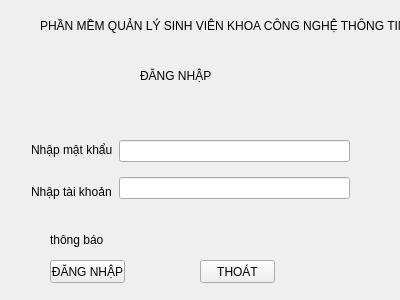
<?xml version="1.0" encoding="UTF-8"?>
<ui version="4.0">
 <class>KhoaCNTT</class>
 <widget class="QWidget" name="KhoaCNTT">
  <property name="geometry">
   <rect>
    <x>0</x>
    <y>0</y>
    <width>400</width>
    <height>300</height>
   </rect>
  </property>
  <property name="windowTitle">
   <string>KhoaCNTT</string>
  </property>
  <widget class="QLabel" name="label">
   <property name="geometry">
    <rect>
     <x>40</x>
     <y>10</y>
     <width>381</width>
     <height>31</height>
    </rect>
   </property>
   <property name="text">
    <string>PHẦN MỀM QUẢN LÝ SINH VIÊN KHOA CÔNG NGHỆ THÔNG TIN</string>
   </property>
  </widget>
  <widget class="QLabel" name="label_2">
   <property name="geometry">
    <rect>
     <x>140</x>
     <y>60</y>
     <width>91</width>
     <height>31</height>
    </rect>
   </property>
   <property name="text">
    <string>ĐĂNG NHẬP</string>
   </property>
  </widget>
  <widget class="QPushButton" name="pushButton">
   <property name="geometry">
    <rect>
     <x>50</x>
     <y>260</y>
     <width>75</width>
     <height>23</height>
    </rect>
   </property>
   <property name="text">
    <string>ĐĂNG NHẬP</string>
   </property>
  </widget>
  <widget class="QPushButton" name="pushButton_2">
   <property name="geometry">
    <rect>
     <x>200</x>
     <y>260</y>
     <width>75</width>
     <height>23</height>
    </rect>
   </property>
   <property name="text">
    <string>THOÁT</string>
   </property>
  </widget>
  <widget class="QLabel" name="thongbao">
   <property name="geometry">
    <rect>
     <x>50</x>
     <y>230</y>
     <width>261</width>
     <height>20</height>
    </rect>
   </property>
   <property name="text">
    <string>thông báo</string>
   </property>
  </widget>
  <widget class="QWidget" name="">
   <property name="geometry">
    <rect>
     <x>20</x>
     <y>120</y>
     <width>341</width>
     <height>101</height>
    </rect>
   </property>
   <layout class="QHBoxLayout" name="horizontalLayout">
    <item>
     <layout class="QVBoxLayout" name="verticalLayout_2">
      <item>
       <widget class="QLabel" name="label_4">
        <property name="text">
         <string>Nhập mật khẩu</string>
        </property>
       </widget>
      </item>
      <item>
       <widget class="QLabel" name="label_3">
        <property name="text">
         <string>Nhập tài khoản</string>
        </property>
       </widget>
      </item>
     </layout>
    </item>
    <item>
     <layout class="QVBoxLayout" name="verticalLayout">
      <item>
       <widget class="QLineEdit" name="taikhoan"/>
      </item>
      <item>
       <widget class="QLineEdit" name="matkhau"/>
      </item>
     </layout>
    </item>
   </layout>
  </widget>
 </widget>
 <layoutdefault spacing="6" margin="11"/>
 <resources/>
 <connections/>
</ui>
